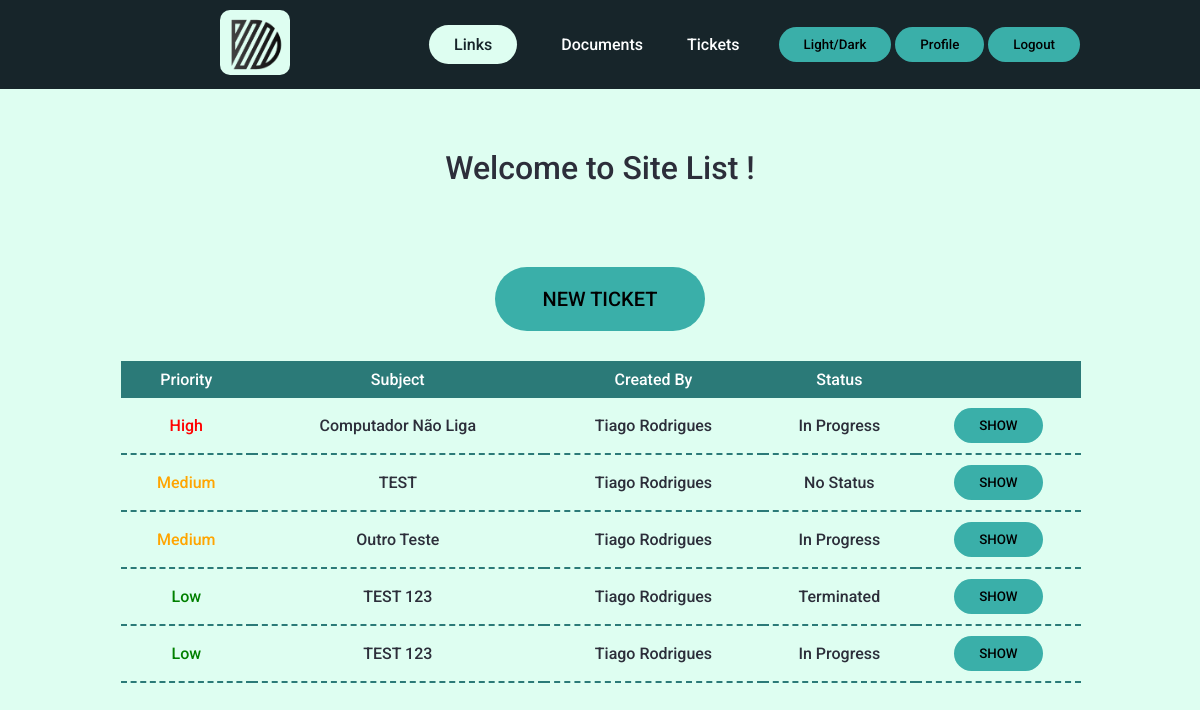
Page /tickets (signed in) on the committed database.
### tables this page shows
CREATE TABLE tickets (
id INTEGER PRIMARY KEY AUTOINCREMENT NOT NULL,
creator TEXT NOT NULL,
subject TEXT NOT NULL,
problem TEXT,
status INTEGER DEFAULT 0 NOT NULL,
priority INTEGER DEFAULT 0 NOT NULL,
time TIMESTAMP DEFAULT CURRENT_TIMESTAMP,
solution INTEGER,
FOREIGN KEY(solution) REFERENCES solutions(id)
);

### app.py (the view)
@app.route("/tickets", methods=["GET", "POST"])
def tickets():
    tickets = db.execute("SELECT * FROM tickets WHERE status < 4 ORDER BY priority DESC, time ASC")
    return render_template("tickets.html", tickets = tickets, status = ticketStatus, priority = priority)

### templates/tickets.html (shortened to what this page needs)
{% extends "layout.html" %}
{% block body %}
<div><h1>Welcome to Site List {{ name }}!</h1></div>
    {% if session.get("permission") < 4 %}
    <form action="/newticket">
    <button type="submit" class="enter">NEW TICKET</button>
    </form>
    {% endif %}
    <table>
        <thead>
            <tr>
                <th>Priority</th>
                <th>Subject</th>
                <th>Created By</th>
                <th>Status</th>
                <th></th>
            </tr>
        </thead>
        <tbody>
            {% for ticket in tickets %}
            <tr>
                <td class="{{ priority[ticket['priority']] }}"> {{ priority[ticket["priority"]] }}</td>
                <td> {{ ticket["subject"] }}</td>
                <td> {{ ticket["creator"] }}</td>
                <td> {{ status[ticket["status"]] }}</td>
                <td>
                    <form action="/showticket" method="post">
                        <button type="submit">SHOW</button>
                    </form>
                </td>
            </tr>
            {% endfor %}
        </tbody>
    </table>
{% endblock %}

### templates/layout.html (shortened to what this page needs)
<!DOCTYPE HTML>
<html lang="en">
    <head>
        <link rel="stylesheet" href=".\static\styles.css">
    </head>
    <body>
      <header>
        <div>
        <a href="/"><img class="logo" src=".\static\images\d.png" alt="logo"></a>
        </div>
        {% if session.get("user_id") %}
        <div>
        <nav>
          <ul class="nav_links">
            <li><a href="/links" onclick="changeActiveLink(event)" id="linkID">Links</a></li>
            <li><a href="/documents" onclick="changeActiveLink(event)" id="docID">Documents</a></li>
            <li><a href="/tickets" onclick="changeActiveLink(event)" id="ticketID">Tickets</a></li>
          </ul>
        </nav>
        </div>
        <div>
          <button onclick="toggleMode()">Light/Dark</button>
          <a href="/profile"><button>Profile</button></a>
          <a href="/logout"><button onclick="logout()">Logout</button></a>
        </div>
        {% else %}
        <div>
          <button onclick="toggleMode()">Light/Dark</button>
          <a href="/register"><button>Register</button></a>
          <a href="/"><button>Login</button></a>
          {% endif %}
      </header>
      <div class="body">
      {% block body %}{% endblock %}
      </div>
    </body>
</html>

### static/styles.css (style rules this page uses)
* { box-sizing: border-box; margin: 0; padding: 0; font-family: "Roboto", sans-serif; font-weight: 500; }
header { background-color: #17252a; color: #feffff; display: flex; justify-content: space-between; align-items: center; padding: 10px 10%; }
.body { padding: 10px 10%; text-align: center; }
header a { color: #feffff; text-decoration: none; }
body { transition: background-color 0.5s, color 0.3s; }
.light { background-color: #defef1; color: #2c2e3a; }
.light button { background-color: #3aafa9; }
.nav_links { list-style: none; }
.nav_links li { display: inline-block; padding: 0 20px; }
.nav_links li a { transition: all 0.3s ease 0s; }
button { padding: 10px 25px; border: none; border-radius: 50px; cursor: pointer; transition: all 0.5s ease 0s; }
.enter { margin-top: 30px; margin-bottom: 10px; padding: 20px 5%; font-size: 20px; }
.logo { margin: 0px 100px; width: 70px; height: auto; background-color: #defef1; border-radius: 10px; transition: all 1s ease 0s; }
h1 { margin: 50px 0; }
table { margin:20px 1px; width: 100%; border-collapse: collapse; }
td { padding: 10px 0 10px; border-bottom: 2px dashed #2b7a78; margin: 10px 10px; }
th { background-color: #2b7a78; padding: 9px; transition: all 0.5s ease 0s; color: #feffff; }
.active { padding: 10px 25px; border: none; border-radius: 50px; background-color: #defef1; color: #17252a; transition: all 0.5s ease 0s; }
.Medium { color: orange }
.High { color: red; }
.Low { color: green; }

### rows in the picture
tickets: priority "High", subject "Computador Não Liga", creator "Tiago Rodrigues", status "In Progress"
tickets: priority "Medium", subject "TEST", creator "Tiago Rodrigues", status "No Status"
tickets: priority "Medium", subject "Outro Teste", creator "Tiago Rodrigues", status "In Progress"
tickets: priority "Low", subject "TEST 123", creator "Tiago Rodrigues", status "Terminated"
tickets: priority "Low", subject "TEST 123", creator "Tiago Rodrigues", status "In Progress"
